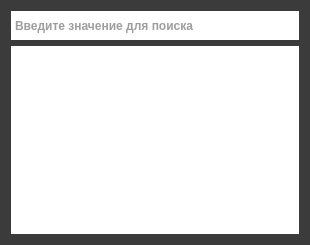
<?xml version="1.0" encoding="UTF-8"?>
<ui version="4.0">
 <class>Form</class>
 <widget class="QWidget" name="Form">
  <property name="windowModality">
   <enum>Qt::ApplicationModal</enum>
  </property>
  <property name="geometry">
   <rect>
    <x>0</x>
    <y>0</y>
    <width>310</width>
    <height>245</height>
   </rect>
  </property>
  <property name="focusPolicy">
   <enum>Qt::WheelFocus</enum>
  </property>
  <property name="contextMenuPolicy">
   <enum>Qt::NoContextMenu</enum>
  </property>
  <property name="windowTitle">
   <string>Form</string>
  </property>
  <property name="styleSheet">
   <string notr="true">QMainWindow{
	background-color:#3a3b3a;
	color:#ffffff;
	border-color:#ffffff;
}
QWidget{
	background-color:#3a3b3a;
	color:#ffffff;
	border-color:#ffffff;
}
QLineEdit{
	background-color:#ffffff;
	color:#3a3b3a;
	border-color:#ffffff;
	border-style:solid;;
	border-width:2px;
	height:25px;
	font:bold
}
QLineEdit::focus{
	border-style:solid;
	border-width:2px;
	border-color:#54b0cb;
}
QTableView{
	background-color:#ffffff;
	alternate-background-color:#e2e2e2;
	color:#3a3b3a;
	border-style:solid;
	border-color:#ffffff;
	border-width:0px;
	selection-color:#ffffff;
	selection-background-color:#54b0cb;
}
QHeaderView::section{
    background-color:#448fa6;
	color:#ffffff;
	font:bold;
	height:40px;
	border: #ffffff;
	border-style:solid;
	border-width:0px;
}</string>
  </property>
  <layout class="QGridLayout" name="gridLayout">
   <item row="1" column="0">
    <widget class="QLineEdit" name="searchEdit">
     <property name="placeholderText">
      <string>Введите значение для поиска</string>
     </property>
     <property name="clearButtonEnabled">
      <bool>false</bool>
     </property>
    </widget>
   </item>
   <item row="2" column="0">
    <widget class="QTableView" name="refTable">
     <property name="editTriggers">
      <set>QAbstractItemView::NoEditTriggers</set>
     </property>
     <property name="alternatingRowColors">
      <bool>true</bool>
     </property>
     <property name="selectionBehavior">
      <enum>QAbstractItemView::SelectRows</enum>
     </property>
     <property name="showGrid">
      <bool>false</bool>
     </property>
     <property name="gridStyle">
      <enum>Qt::NoPen</enum>
     </property>
     <property name="sortingEnabled">
      <bool>true</bool>
     </property>
     <property name="cornerButtonEnabled">
      <bool>false</bool>
     </property>
     <attribute name="verticalHeaderVisible">
      <bool>false</bool>
     </attribute>
     <attribute name="verticalHeaderHighlightSections">
      <bool>false</bool>
     </attribute>
    </widget>
   </item>
  </layout>
  <action name="driverSelect">
   <property name="checkable">
    <bool>true</bool>
   </property>
   <property name="icon">
    <iconset>
     <normaloff>../../../.designer/res/edit.png</normaloff>../../../.designer/res/edit.png</iconset>
   </property>
   <property name="text">
    <string>Правка</string>
   </property>
   <property name="toolTip">
    <string>Изменить водителя</string>
   </property>
  </action>
  <action name="unloadSelect">
   <property name="checkable">
    <bool>true</bool>
   </property>
   <property name="icon">
    <iconset>
     <normaloff>../../../.designer/res/edit.png</normaloff>../../../.designer/res/edit.png</iconset>
   </property>
   <property name="text">
    <string>Выбрать пункт выгрузки</string>
   </property>
   <property name="toolTip">
    <string>Выбрать пункт выгрузки</string>
   </property>
  </action>
 </widget>
 <resources/>
 <connections/>
</ui>
